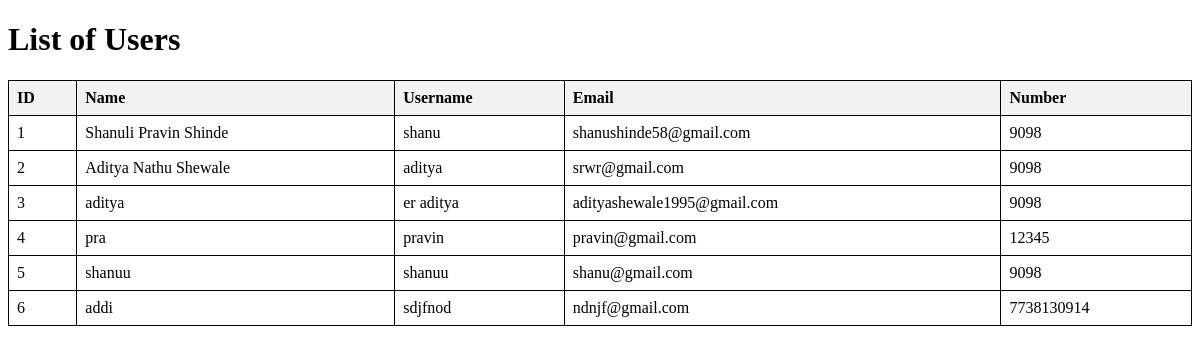
Screenshot of /users with the database file from the repository.
### app.py (models this page shows)
class User(db.Model):
    id = db.Column(db.Integer, primary_key=True)
    name = db.Column(db.String(80), nullable=False)
    number = db.Column(db.String(15), nullable=False)
    username = db.Column(db.String(80), unique=True, nullable=False)
    email = db.Column(db.String(120), unique=True, nullable=False)
    password = db.Column(db.String(120), nullable=False)

### app.py (the view)
@app.route('/users', methods=['GET'])
def list_users():
    users = User.query.all()
    users_list = [{'id': user.id,'name':user.name,'username': user.username, 'number':user.number,'email': user.email} for user in users]
    return render_template('users.html', users=users)

### templates/users.html (shortened to what this page needs)
<!DOCTYPE html>
<html lang="en">
<head>
</head>
<body>
    <h1>List of Users</h1>
    <table>
        <thead>
            <tr>
                <th>ID</th>
                <th>Name</th>
                <th>Username</th>
                <th>Email</th>
                <th>Number</th>
            </tr>
        </thead>
        <tbody>
            {% for user in users %}
            <tr>
                <td>{{ user.id }}</td>
                <td>{{ user.name }}</td>
                <td>{{ user.username }}</td>
                <td>{{ user.email }}</td>
                <td>{{ user.number }}</td>
            </tr>
            {% endfor %}
        </tbody>
    </table>
</body>
</html>

### templates/users.html (style rules this page uses)
table { width: 100%; border-collapse: collapse; }
table, th, td { border: 1px solid black; }
th, td { padding: 8px; text-align: left; }
th { background-color: #f2f2f2; }

### rows the page displays
User: id "1", name "Shanuli Pravin Shinde", username "shanu", email "shanushinde58@gmail.com", number "9098"
User: id "2", name "Aditya Nathu Shewale", username "aditya", email "srwr@gmail.com", number "9098"
User: id "3", name "aditya", username "er aditya", email "adityashewale1995@gmail.com", number "9098"
User: id "4", name "pra", username "pravin", email "pravin@gmail.com", number "12345"
User: id "5", name "shanuu", username "shanuu", email "shanu@gmail.com", number "9098"
User: id "6", name "addi", username "sdjfnod", email "ndnjf@gmail.com", number "7738130914"
